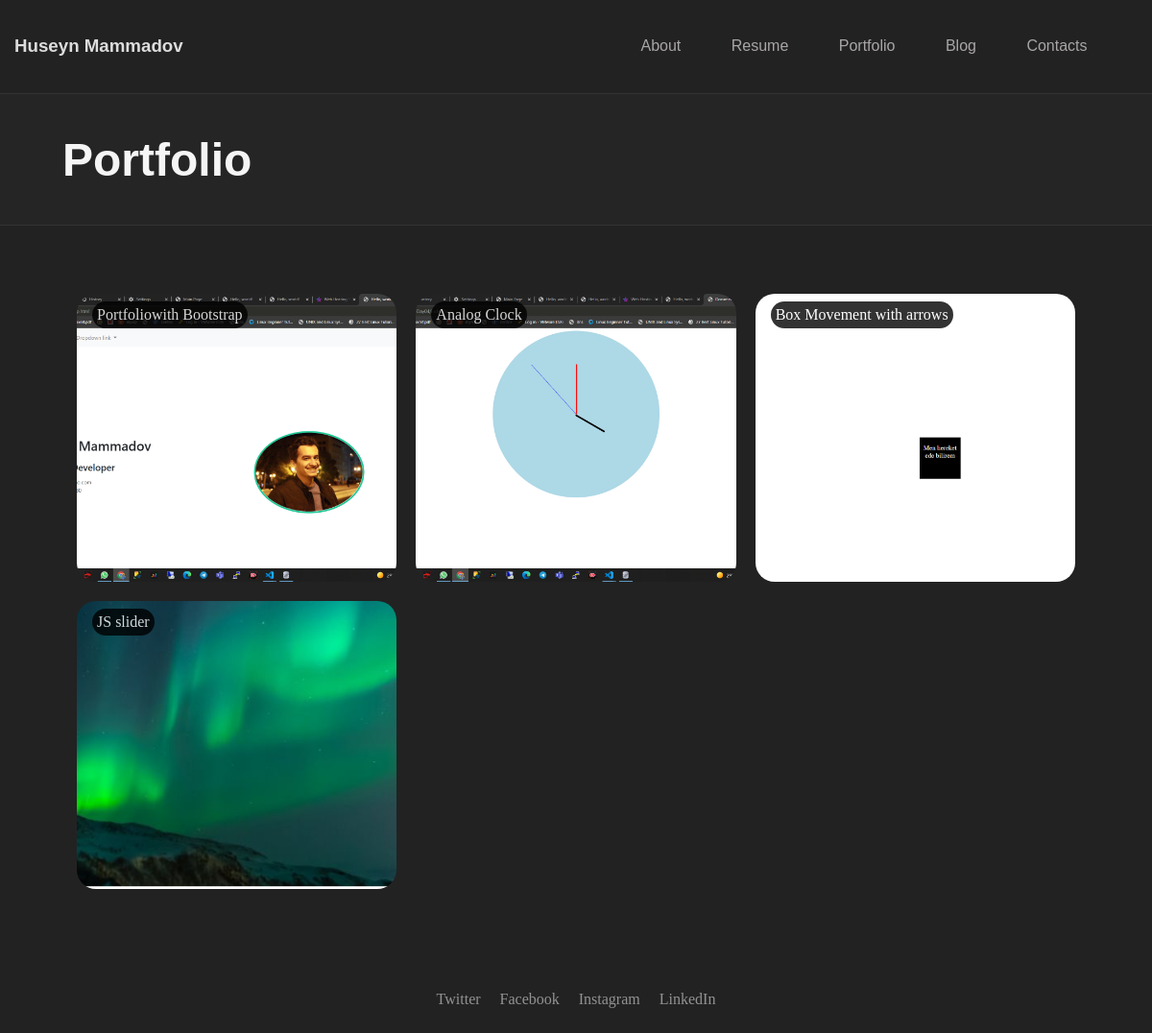
Page /portfolio on the earlier database version.
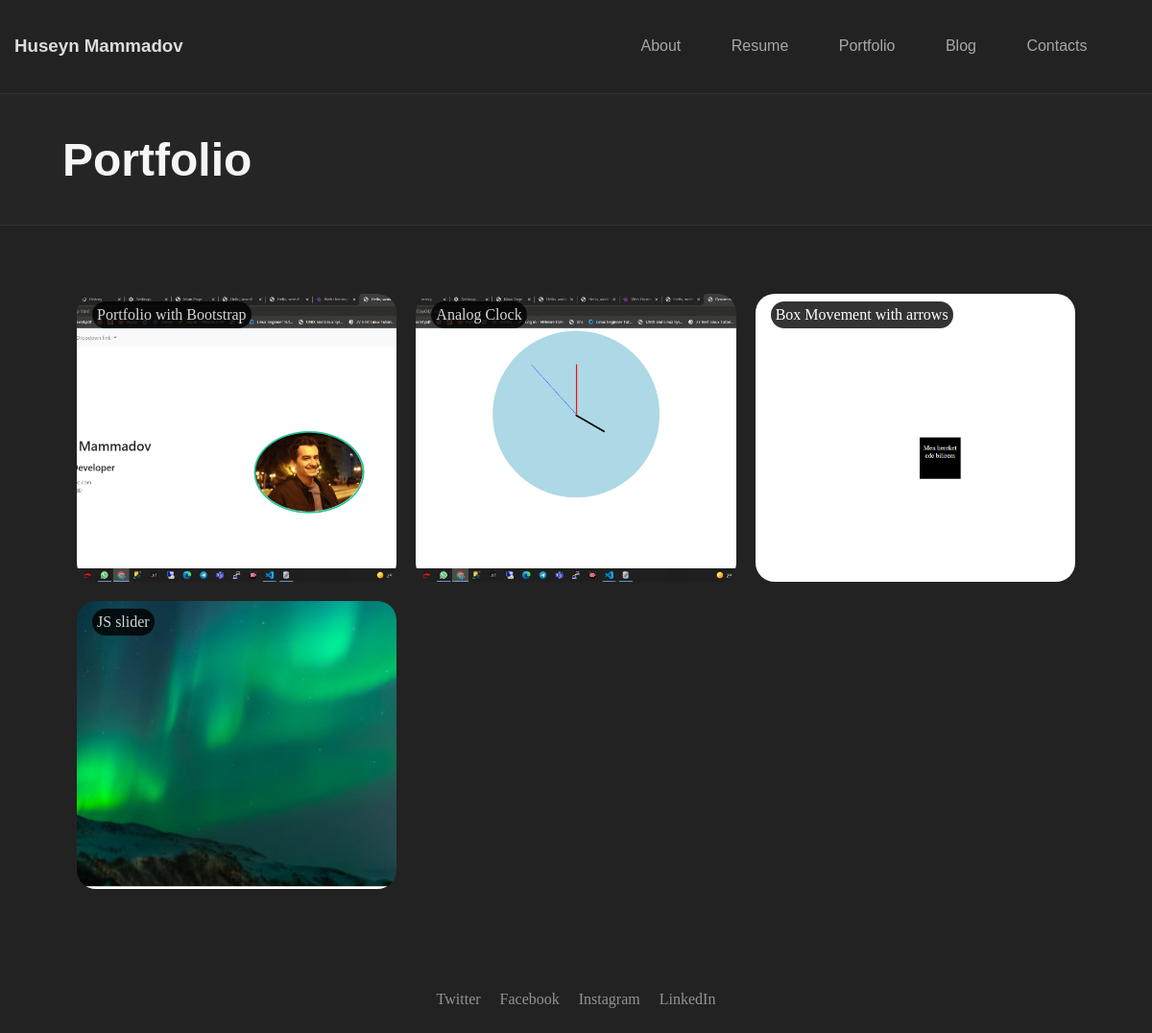
Same page on the later database version.
### models.py (models this page shows)
class Portfolio(db.Model):
    id=db.Column(db.Integer,primary_key=True)
    portfolio_img=db.Column(db.String(100))
    portfolio_name=db.Column(db.String(100))
    portfolio_link=db.Column(db.String(100))

### app/routes.py (the view)
@app.route("/portfolio")
def app_portfolio():
    from models import Portfolio
    work=Portfolio.query.all()
    return render_template("app/portfolio.html", work=work)

### templates/app/portfolio.html
{% extends "app/base.html" %}
{% block content %}
<section class="container-fluid text">
    <div class="col-12"></div>
        <div class="portfolio-text">
            <h1>Portfolio</h1>
        </div>
</section>
<section class="portfolio-type">
    <div class="col-12">
    </div>
</section>
<section class="portfolio-projects">
    {% for work in  work%}
    <a href="{{work.portfolio_link}}">
        <div class="portfolio-items">
            <img src="static/uploads/{{work.portfolio_img}}" alt="">
            <div class="top-left-text">{{work.portfolio_name}}</div>
        </div>
    </a>
    {% endfor %}
</section>
{% endblock %}

Differences in the rows shown:
changed Portfolio: portfolio_name "Portfoliowith Bootstrap" → "Portfolio with Bootstrap"
